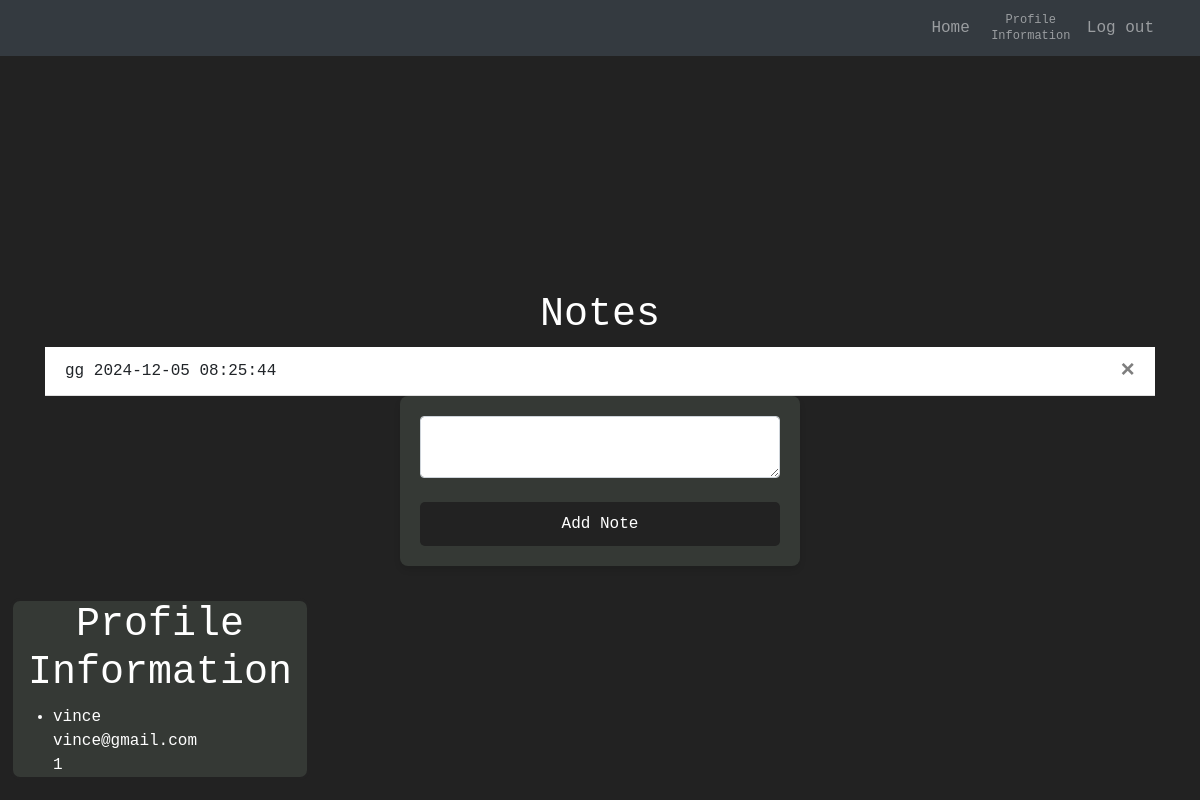
Page / (signed in) on the earlier database version.
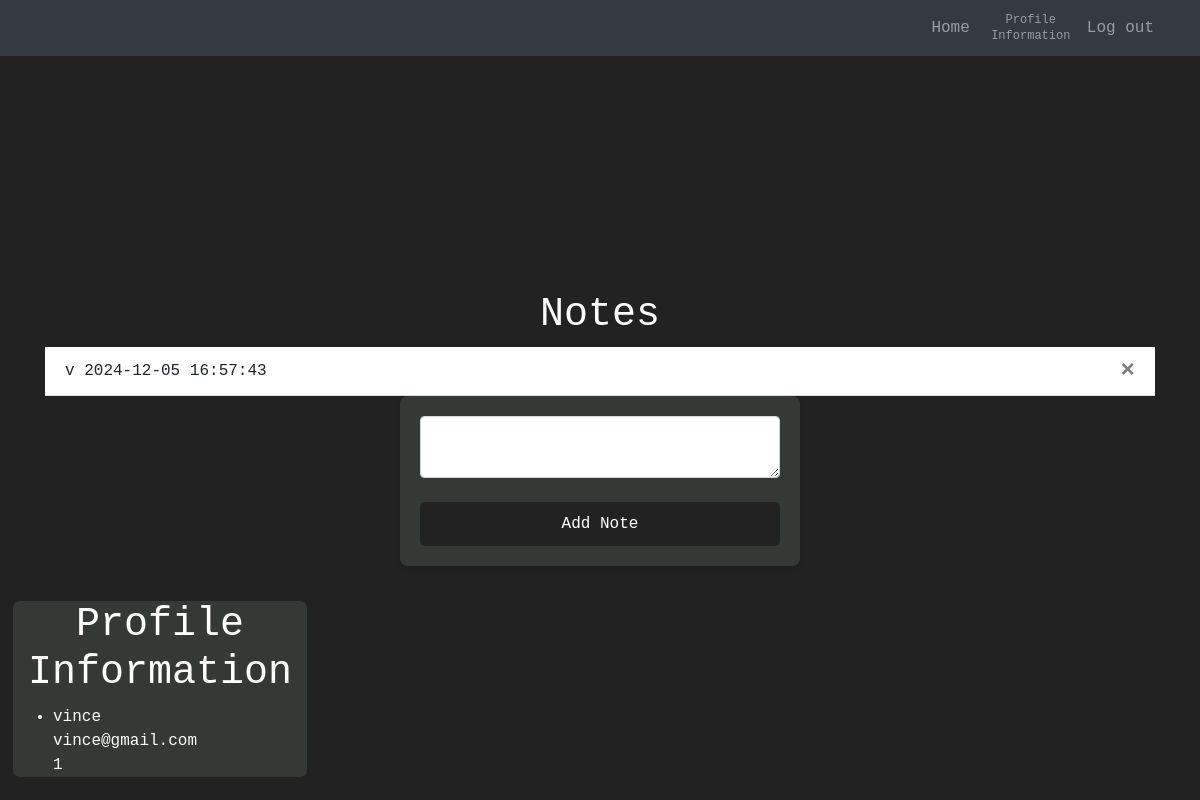
Same page on the later database version.
### website/models.py (models this page shows)
class Note(db.Model):
    id = db.Column(db.Integer, primary_key=True)
    data = db.Column(db.String(10000))
    date = db.Column(db.DateTime(timezone=True), default=func.now())
    user_id = db.Column(db.Integer, db.ForeignKey('user.id'))

class User(db.Model, UserMixin):
    id = db.Column(db.Integer, primary_key=True)
    email = db.Column(db.String(150), unique=True)
    password = db.Column(db.String(150))
    first_name = db.Column(db.String(150))
    notes = db.relationship('Note')

### website/views.py (the view, shortened to what this page needs)
@views.route('/', methods=['GET', 'POST'])
@login_required
def home():
    return render_template("home.html", user=current_user)

### website/__init__.py (called while the page is built)
def create_app():
    app = Flask(__name__)
    app.config['SECRET_KEY'] = 'DSA Group 4'
    app.config['SQLALCHEMY_DATABASE_URI'] = f'sqlite:///{DB_NAME}'
    db.init_app(app)
    from .views import views
    from .auth import auth
    app.register_blueprint(views, url_prefix='/')
    app.register_blueprint(auth, url_prefix='/')
    from .models import User, Note
    with app.app_context():
        db.create_all()
    login_manager = LoginManager()
    login_manager.login_view = 'auth.login'
    login_manager.init_app(app)
    @login_manager.user_loader
    def load_user(id):
        return User.query.get(int(id))
    return app

### website/templates/home.html
{% extends "base.html" %} {% block title %}Home{% endblock %} {% block content
  %}
  <h1 align="center" class="notes">Notes</h1>
  <ul class="list-group list-group-flush" id="notes">
    {% for note in user.notes %}
    <li class="list-group-item">
      {{ note.data }}
      {{ note.date }}
      <button type="button" class="close" onClick="deleteNote({{ note.id }})">
        <span aria-hidden="true">&times;</span>
      </button>
    </li>
  </ul>
  <div class="profile">
    <h1 align="center" class="profile-title">Profile Information</h1>
    <ul class="list-group list-group-flush" id="users">
      <li class="profile-table">
        <div class="profile-data">
          {{ user.first_name }}
        </div>
        <div class="profile-data">
          {{ user.email }}
        </div>
        <div class="profile-data">
          {{ user.id }}
        </div>
      </li>
      {% endfor %}
    </ul>
  </div>
  <form method="POST">
    <textarea name="note" id="note" class="form-control"></textarea>
    <br />
    <div align="center">
      <button type="submit" class="btn btn-primary">Add Note</button>
    </div>
  </form>
  {% endblock %}

### website/templates/base.html (shortened to what this page needs)
<!DOCTYPE html>
<html>
  <head>
    <link
      rel="stylesheet"
      href="https://stackpath.bootstrapcdn.com/bootstrap/4.4.1/css/bootstrap.min.css"
    />
    <link
      rel="stylesheet"
      href="https://stackpath.bootstrapcdn.com/font-awesome/4.7.0/css/font-awesome.min.css"
    />
    <link rel="stylesheet" href="static/sign_up.css">
    <link rel="stylesheet" href="static/home.css">
    <link rel="stylesheet" href="static/admin-dashboard.css">
  </head>
  <body>
    <nav class="navbar navbar-dark bg-dark fixed-top">
      <div class="container-fluid">
        <div class="navbar-nav ml-auto d-flex flex-row">
          {% if user.is_authenticated %}
          <a class="nav-item nav-link" id="home" href="/">Home</a>
          <a class="nav-item nav-link" id="profinfo" href="/profinfo">
            <span class="profile-text">Profile</span><br />
            <span class="info-text">Information</span>
          </a>
          <a class="nav-item nav-link" id="logout" href="/logout">Log out</a>
          {% else %}
          <a class="nav-item nav-link" id="login" href="/login">Login</a>
          <a class="nav-item nav-link" id="signUp" href="/sign-up">Sign Up</a>
          <a class="nav-item nav-link" id="admin" href="/admin-login">Admin</a>
          {% endif %}
        </div>
      </div>
    </nav>
    <div class="container">{% block content %} {% endblock %}</div>
  </body>
</html>

### website/static/sign_up.css (style rules this page uses)
body { font-family: monospace, monospace; background-color: #222222; margin: 0; padding: 0; display: flex; justify-content: center; align-items: center; height: 100vh; }
form { background-color: #353935; padding: 20px; border-radius: 8px; box-shadow: 0 4px 6px rgba(0, 0, 0, 0.1); width: 100%; max-width: 400px; margin: auto; }
button[type="submit"] { width: 100%; padding: 10px; background-color: #222222; color: #ffffff; border: none; border-radius: 5px; font-size: 16px; cursor: pointer; transition: background-color 0.3s; }
.navbar { justify-content: flex-start; padding-left: 10px; }
.nav-item { margin-right: 15px; margin-left: 10px; }
body { padding-top: 56px; }
.navbar-nav { align-items: center; }
.notes { color: #ffffff; background-color: #222222; }
.profile-table { color: #ffffff; margin-left: 40px; }
.profile-data { color: #ffffff; margin: auto; }
.profile { position: fixed; left: 10px; bottom: 20px; width: 300px; border: 3px solid #222222; border-radius:10px; background-color: #353935; }
.profile-title { color: #ffffff; }

### website/templates/base.html (style rules this page uses)
#profinfo { font-size: 0.75rem; line-height: 1rem; padding: 0.2rem 0.4rem; margin: 0; text-align: center; }

Differences in the rows shown:
removed Note: data "gg", date "2024-12-05 08:25:44", {{ user.first_name }} "vince", {{ user.email }} "vince@gmail.com", {{ user.id }} "1"
added Note: data "v", date "2024-12-05 16:57:43", {{ user.first_name }} "vince", {{ user.email }} "vince@gmail.com", {{ user.id }} "1"
